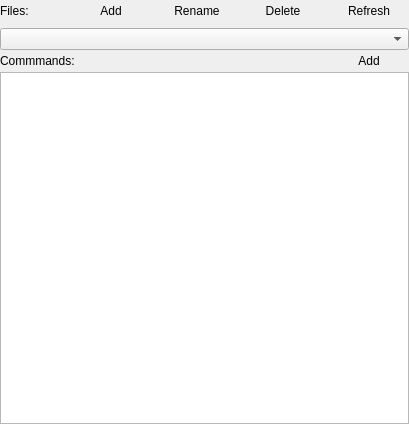
<?xml version="1.0" encoding="UTF-8"?>
<ui version="4.0">
 <class>guiCommand</class>
 <widget class="QWidget" name="guiCommand">
  <property name="windowModality">
   <enum>Qt::NonModal</enum>
  </property>
  <property name="geometry">
   <rect>
    <x>0</x>
    <y>0</y>
    <width>409</width>
    <height>424</height>
   </rect>
  </property>
  <property name="sizePolicy">
   <sizepolicy hsizetype="Preferred" vsizetype="Preferred">
    <horstretch>0</horstretch>
    <verstretch>0</verstretch>
   </sizepolicy>
  </property>
  <property name="windowTitle">
   <string>guiCommand</string>
  </property>
  <layout class="QVBoxLayout" name="verticalLayout_2">
   <property name="spacing">
    <number>0</number>
   </property>
   <property name="leftMargin">
    <number>0</number>
   </property>
   <property name="topMargin">
    <number>0</number>
   </property>
   <property name="rightMargin">
    <number>0</number>
   </property>
   <property name="bottomMargin">
    <number>0</number>
   </property>
   <item>
    <layout class="QVBoxLayout" name="verticalLayout">
     <item>
      <layout class="QHBoxLayout" name="horizontalLayout">
       <item>
        <widget class="QLabel" name="label_2">
         <property name="text">
          <string>Files:</string>
         </property>
        </widget>
       </item>
       <item>
        <spacer name="horizontalSpacer_2">
         <property name="orientation">
          <enum>Qt::Horizontal</enum>
         </property>
         <property name="sizeHint" stdset="0">
          <size>
           <width>40</width>
           <height>20</height>
          </size>
         </property>
        </spacer>
       </item>
       <item>
        <widget class="QPushButton" name="pbFileAdd">
         <property name="sizePolicy">
          <sizepolicy hsizetype="Fixed" vsizetype="Fixed">
           <horstretch>0</horstretch>
           <verstretch>0</verstretch>
          </sizepolicy>
         </property>
         <property name="toolTip">
          <string>Add</string>
         </property>
         <property name="text">
          <string>Add</string>
         </property>
         <property name="icon">
          <iconset>
           <normaloff>../../resource/icons/png/document-edit-128.png</normaloff>../../resource/icons/png/document-edit-128.png</iconset>
         </property>
         <property name="flat">
          <bool>true</bool>
         </property>
        </widget>
       </item>
       <item>
        <widget class="QPushButton" name="pbFileRename">
         <property name="sizePolicy">
          <sizepolicy hsizetype="Fixed" vsizetype="Fixed">
           <horstretch>0</horstretch>
           <verstretch>0</verstretch>
          </sizepolicy>
         </property>
         <property name="toolTip">
          <string>Rename</string>
         </property>
         <property name="text">
          <string>Rename</string>
         </property>
         <property name="icon">
          <iconset>
           <normaloff>:/images/Icons/40px/icons8-rename-40.png</normaloff>:/images/Icons/40px/icons8-rename-40.png</iconset>
         </property>
         <property name="flat">
          <bool>true</bool>
         </property>
        </widget>
       </item>
       <item>
        <widget class="QPushButton" name="pbFileDelete">
         <property name="sizePolicy">
          <sizepolicy hsizetype="Fixed" vsizetype="Fixed">
           <horstretch>0</horstretch>
           <verstretch>0</verstretch>
          </sizepolicy>
         </property>
         <property name="toolTip">
          <string>Delete</string>
         </property>
         <property name="text">
          <string>Delete</string>
         </property>
         <property name="icon">
          <iconset>
           <normaloff>:/images/Icons/40px/icons8-delete-64.png</normaloff>:/images/Icons/40px/icons8-delete-64.png</iconset>
         </property>
         <property name="flat">
          <bool>true</bool>
         </property>
        </widget>
       </item>
       <item>
        <widget class="QPushButton" name="pbRefresh">
         <property name="sizePolicy">
          <sizepolicy hsizetype="Fixed" vsizetype="Fixed">
           <horstretch>0</horstretch>
           <verstretch>0</verstretch>
          </sizepolicy>
         </property>
         <property name="toolTip">
          <string>Refresh</string>
         </property>
         <property name="text">
          <string>Refresh</string>
         </property>
         <property name="icon">
          <iconset>
           <normaloff>:/images/Icons/40px/icons8-synchronize-48.png</normaloff>:/images/Icons/40px/icons8-synchronize-48.png</iconset>
         </property>
         <property name="flat">
          <bool>true</bool>
         </property>
        </widget>
       </item>
      </layout>
     </item>
     <item>
      <widget class="QComboBox" name="cbListFiles"/>
     </item>
    </layout>
   </item>
   <item>
    <layout class="QHBoxLayout" name="horizontalLayout_2">
     <item>
      <widget class="QLabel" name="label">
       <property name="text">
        <string>Commmands:</string>
       </property>
      </widget>
     </item>
     <item>
      <spacer name="horizontalSpacer">
       <property name="orientation">
        <enum>Qt::Horizontal</enum>
       </property>
       <property name="sizeHint" stdset="0">
        <size>
         <width>40</width>
         <height>20</height>
        </size>
       </property>
      </spacer>
     </item>
     <item>
      <widget class="QPushButton" name="pbItemAdd">
       <property name="sizePolicy">
        <sizepolicy hsizetype="Fixed" vsizetype="Fixed">
         <horstretch>0</horstretch>
         <verstretch>0</verstretch>
        </sizepolicy>
       </property>
       <property name="text">
        <string>Add</string>
       </property>
       <property name="icon">
        <iconset>
         <normaloff>:/images/Icons/40px/icons8-plus-48.png</normaloff>:/images/Icons/40px/icons8-plus-48.png</iconset>
       </property>
       <property name="flat">
        <bool>true</bool>
       </property>
      </widget>
     </item>
    </layout>
   </item>
   <item>
    <widget class="QListWidget" name="lwCommand">
     <property name="toolTip">
      <string/>
     </property>
    </widget>
   </item>
  </layout>
 </widget>
 <layoutdefault spacing="6" margin="11"/>
 <tabstops>
  <tabstop>lwCommand</tabstop>
 </tabstops>
 <resources/>
 <connections/>
</ui>
